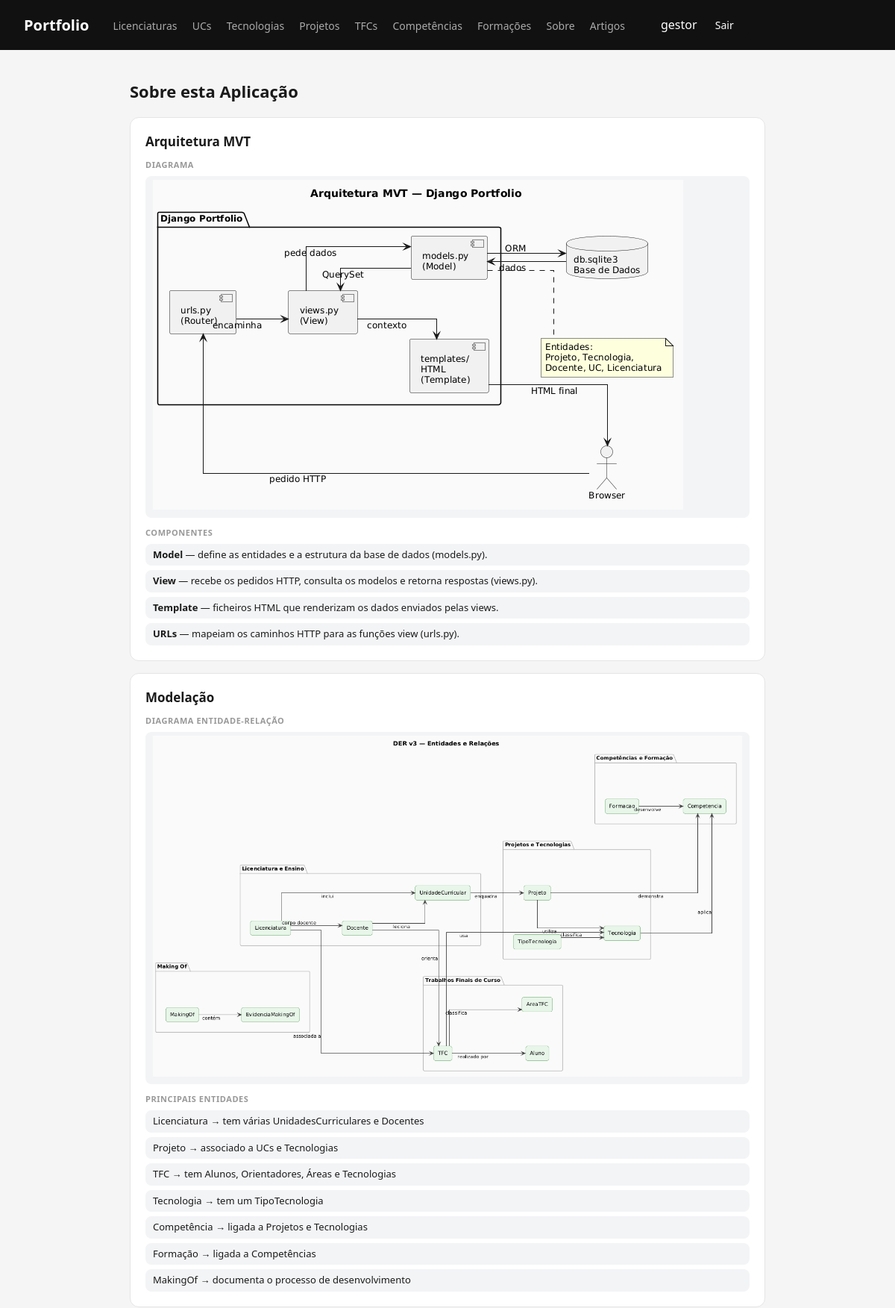
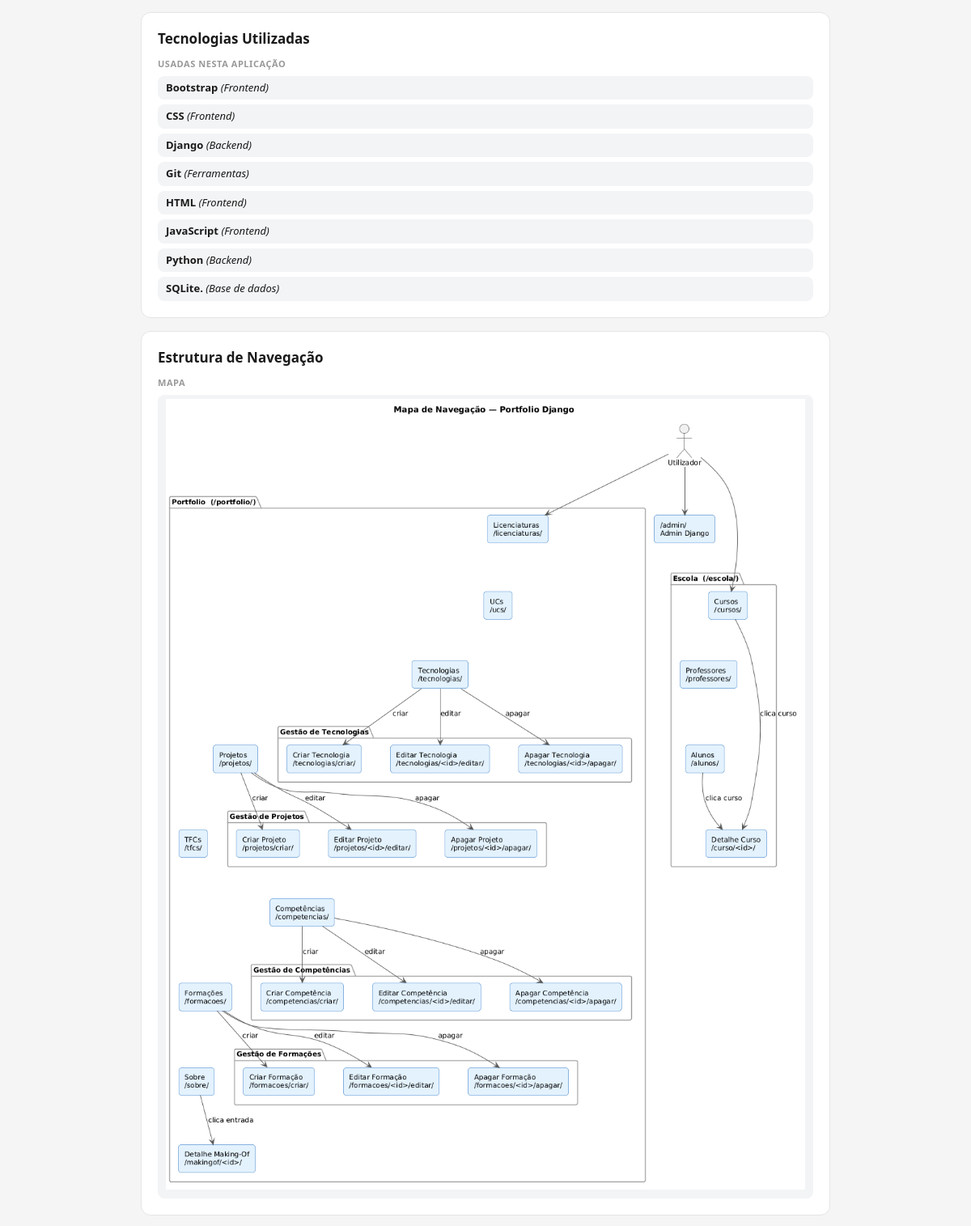
The page /portfolio/sobre/ (signed in, upper part) on the database its author committed (2 pictures, top to bottom).
### portfolio/models.py (models this page shows, shortened)
class Tecnologia(models.Model):
    class Categoria(models.TextChoices):
        LINGUAGEM = "linguagem", "Linguagem de programação"
        FRAMEWORK = "framework", "Framework"
        BASE_DADOS = "base_dados", "Base de dados"
        FERRAMENTA = "ferramenta", "Ferramenta"
        PLATAFORMA = "plataforma", "Plataforma"
        OUTRA = "outra", "Outra"
    class Nivel(models.TextChoices):
        INICIANTE = "iniciante", "Iniciante"
        INTERMEDIO = "intermedio", "Intermédio"
        AVANCADO = "avancado", "Avançado"
    nome = models.CharField(max_length=100, unique=True)
    tipo = models.ForeignKey(
        TipoTecnologia,
        on_delete=models.SET_NULL,
        null=True,
        blank=True,
        related_name='tecnologias',
    )
    categoria = models.CharField(
        max_length=20,
        choices=Categoria.choices,
        blank=True,
    )
    descricao = models.TextField(blank=True)
    logo = models.ImageField(upload_to="tecnologias/", blank=True)
    website = models.URLField(
        blank=True,
        help_text="Website oficial da tecnologia.",
    )
    interesse = models.PositiveSmallIntegerField(
        validators=[MinValueValidator(1), MaxValueValidator(5)],
        blank=True,
        null=True,
        help_text="Classificação pessoal entre 1 e 5.",
    )
    nivel = models.CharField(max_length=15, choices=Nivel.choices, blank=True)
    class Meta:
        ordering = ["nome"]
        verbose_name = "tecnologia"
        verbose_name_plural = "tecnologias"

class TipoTecnologia(models.Model):
    nome = models.CharField(max_length=50, unique=True)
    class Meta:
        ordering = ["nome"]
        verbose_name = "tipo de tecnologia"
        verbose_name_plural = "tipos de tecnologia"
    def __str__(self):
        return self.nome

### portfolio/views.py (the view)
# urls.py: path('sobre/', views.sobre_view, name='sobre'),
def sobre_view(request):
    projeto_portfolio = Projeto.objects.prefetch_related('tecnologias__tipo').filter(titulo='Portfolio de Programação Web').first()
    makingof = MakingOf.objects.all()
    return render(request, 'portfolio/sobre.html', {'projeto': projeto_portfolio, 'makingof': makingof})

### accounts/context_processors.py (called while the page is built)
def is_gestor(request):
    authenticated = request.user.is_authenticated
    superuser = authenticated and request.user.is_superuser
    gestor = authenticated and (
        superuser or request.user.groups.filter(name='gestor-portfolio').exists()
    )
    autor = authenticated and (
        superuser or request.user.groups.filter(name='autores').exists()
    )
    return {'is_gestor': gestor, 'is_autor': autor}

### portfolio/templates/portfolio/sobre.html (shortened to what this page needs)
{% extends "portfolio/base.html" %}
{% block content %}
<h2>Sobre esta Aplicação</h2>
<section>
    <article>
        <header><h3>Arquitetura MVT</h3></header>
        <section>
            <h4>Diagrama</h4>
            <ul>
                <li><img src="/media/sobre/mvt_arch.png" alt="Diagrama de Arquitetura MVT" style="max-width:100%"></li>
            </ul>
            <h4>Componentes</h4>
            <ul>
                <li><strong>Model</strong> — define as entidades e a estrutura da base de dados (models.py).</li>
                <li><strong>View</strong> — recebe os pedidos HTTP, consulta os modelos e retorna respostas (views.py).</li>
                <li><strong>Template</strong> — ficheiros HTML que renderizam os dados enviados pelas views.</li>
                <li><strong>URLs</strong> — mapeiam os caminhos HTTP para as funções view (urls.py).</li>
            </ul>
        </section>
    </article>
    <article>
        <header><h3>Modelação</h3></header>
        <section>
            <h4>Diagrama Entidade-Relação</h4>
            <ul>
                <li><img src="/media/sobre/DER_v3.png" alt="Diagrama Entidade-Relação" style="max-width:100%"></li>
            </ul>
            <h4>Principais entidades</h4>
            <ul>
                <li>Licenciatura → tem várias UnidadesCurriculares e Docentes</li>
                <li>Projeto → associado a UCs e Tecnologias</li>
                <li>TFC → tem Alunos, Orientadores, Áreas e Tecnologias</li>
                <li>Tecnologia → tem um TipoTecnologia</li>
                <li>Competência → ligada a Projetos e Tecnologias</li>
                <li>Formação → ligada a Competências</li>
                <li>MakingOf → documenta o processo de desenvolvimento</li>
            </ul>
        </section>
    </article>
    <article>
        <header><h3>Tecnologias Utilizadas</h3></header>
        <section>
            <h4>Usadas nesta aplicação</h4>
            <ul>
                {% if projeto %}
                    {% for tec in projeto.tecnologias.all %}
                    <li>
                        <strong>{{ tec.nome }}</strong>
                        {% if tec.tipo %}<em>({{ tec.tipo }})</em>{% endif %}
                    </li>
                    {% empty %}
                    <li>Sem tecnologias associadas ao projeto.</li>
                    {% endfor %}
                {% else %}
                    <li>Projeto "Portfolio de Programação Web" não encontrado.</li>
                {% endif %}
            </ul>
        </section>
    </article>
    <article>
        <header><h3>Estrutura de Navegação</h3></header>
        <section>
            <h4>Mapa</h4>
            <ul>
                <li><img src="/media/sobre/nav.png" alt="Mapa de Navegação" style="max-width:100%"></li>
            </ul>
        </section>
    </article>
</section>
{% endblock %}

### portfolio/templates/portfolio/base.html (shortened to what this page needs)
<!DOCTYPE html>
<html lang="pt">
<head>
    {% load static %}
    <link rel="stylesheet" href="{% static 'portfolio/styles.css' %}">
</head>
<body>
    <header>
        <h1>Portfolio</h1>
        <nav>
            <a href="{% url 'licenciaturas' %}">Licenciaturas</a>
            <a href="{% url 'ucs' %}">UCs</a>
            <a href="{% url 'tecnologias' %}">Tecnologias</a>
            <a href="{% url 'projetos' %}">Projetos</a>
            <a href="{% url 'tfcs' %}">TFCs</a>
            <a href="{% url 'competencias' %}">Competências</a>
            <a href="{% url 'formacoes' %}">Formações</a>
            <a href="{% url 'sobre' %}">Sobre</a>
            <a href="{% url 'artigos_lista' %}">Artigos</a>
        </nav>
        <nav>
            {% if request.user.is_authenticated %}
                <span>{{ request.user.username }}</span>
                <form method="post" action="{% url 'logout' %}" class="logout-form">
                    <button type="submit">Sair</button>
                </form>
            {% else %}
                <a href="{% url 'login' %}">Login</a>
            {% endif %}
        </nav>
    </header>
    <main>
        {% block content %}
        {% endblock %}
    </main>
</body>
</html>

### portfolio/static/portfolio/styles.css (style rules this page uses)
* { box-sizing: border-box; margin: 0; padding: 0; }
body { font-family: system-ui, sans-serif; background: #f5f5f5; color: #1a1a1a; }
body > header { background: #111; color: white; padding: 16px 32px; display: flex; align-items: center; gap: 32px; }
body > header h1 { font-size: 20px; font-weight: 600; }
nav a { color: #aaa; text-decoration: none; font-size: 14px; margin-right: 16px; }
.logout-form { display: inline; }
.logout-form button { border: 0; padding: 0; background: none; color: #aaa; font: inherit; cursor: pointer; }
main { max-width: 900px; margin: 40px auto; padding: 0 24px; }
h2 { font-size: 22px; margin-bottom: 20px; }
section > article { background: white; border-radius: 12px; padding: 20px; margin-bottom: 16px; border: 1px solid #e5e5e5; }
article > header { display: flex; align-items: center; gap: 12px; flex-wrap: wrap; }
article > header h3 { font-size: 17px; font-weight: 600; flex: 1; }
article > section h4 { font-size: 11px; text-transform: uppercase; letter-spacing: .05em; color: #999; margin: 12px 0 8px; }
article > section ul { list-style: none; display: flex; flex-direction: column; gap: 6px; }
article > section ul li { font-size: 13px; color: #1a1a1a; padding: 5px 10px; background: #f3f4f6; border-radius: 8px; line-height: 1.5; }
form button[type="submit"] { background: #111; color: white; padding: 8px 20px; border: none; border-radius: 8px; font-size: 14px; cursor: pointer; margin-right: 8px; }

### rows shown on the page
Tecnologia: nome "Bootstrap", tipo "Frontend"
Tecnologia: nome "CSS", tipo "Frontend"
Tecnologia: nome "Django", tipo "Backend"
Tecnologia: nome "Git", tipo "Ferramentas"
Tecnologia: nome "HTML", tipo "Frontend"
Tecnologia: nome "JavaScript", tipo "Frontend"
Tecnologia: nome "Python", tipo "Backend"
Tecnologia: nome "SQLite.", tipo "Base de dados"

### other values the page prints
{{ request.user.username }} "gestor"
